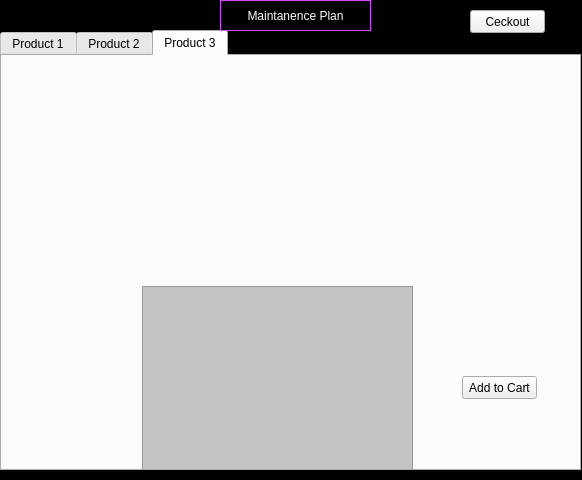
<?xml version="1.0" encoding="UTF-8"?>
<ui version="4.0">
 <class>ViewProducts</class>
 <widget class="QWidget" name="ViewProducts">
  <property name="geometry">
   <rect>
    <x>0</x>
    <y>0</y>
    <width>582</width>
    <height>480</height>
   </rect>
  </property>
  <property name="windowTitle">
   <string>Form</string>
  </property>
  <property name="styleSheet">
   <string notr="true">#ViewProducts
{
	background-color: rgb(0, 0, 0);

}</string>
  </property>
  <widget class="QTabWidget" name="tabWidget">
   <property name="geometry">
    <rect>
     <x>0</x>
     <y>30</y>
     <width>581</width>
     <height>441</height>
    </rect>
   </property>
   <property name="autoFillBackground">
    <bool>false</bool>
   </property>
   <property name="styleSheet">
    <string notr="true">#Product1
{
	background-image: url(:/Resources/space cat.jpg);
}

#Product2
{
	
	background-color: rgb(0, 0, 0);
}

#Product3
{
	
	background-image: url(:/Resources/soviet.jpg);

}
</string>
   </property>
   <property name="currentIndex">
    <number>2</number>
   </property>
   <widget class="QWidget" name="Product1">
    <attribute name="title">
     <string>Product 1</string>
    </attribute>
    <widget class="QLabel" name="pic1">
     <property name="geometry">
      <rect>
       <x>170</x>
       <y>0</y>
       <width>231</width>
       <height>211</height>
      </rect>
     </property>
     <property name="autoFillBackground">
      <bool>false</bool>
     </property>
     <property name="text">
      <string/>
     </property>
     <property name="pixmap">
      <pixmap resource="Images.qrc">:/Resources/cat robot.jpg</pixmap>
     </property>
     <property name="scaledContents">
      <bool>true</bool>
     </property>
    </widget>
    <widget class="QTextBrowser" name="text1">
     <property name="geometry">
      <rect>
       <x>140</x>
       <y>210</y>
       <width>301</width>
       <height>211</height>
      </rect>
     </property>
     <property name="autoFillBackground">
      <bool>false</bool>
     </property>
     <property name="styleSheet">
      <string notr="true">#text1
{
	background-color: rgba(192, 19, 255, 115);
   
	font: 100 15pt &quot;American Typewriter&quot;;
	
	font-weight: bold;
   
	color: rgb(255, 255, 255);


}</string>
     </property>
    </widget>
    <widget class="QPushButton" name="product_One">
     <property name="geometry">
      <rect>
       <x>460</x>
       <y>280</y>
       <width>75</width>
       <height>20</height>
      </rect>
     </property>
     <property name="text">
      <string>Add to Cart</string>
     </property>
    </widget>
   </widget>
   <widget class="QWidget" name="Product2">
    <attribute name="title">
     <string>Product 2</string>
    </attribute>
    <widget class="QLabel" name="pic2">
     <property name="geometry">
      <rect>
       <x>20</x>
       <y>0</y>
       <width>521</width>
       <height>391</height>
      </rect>
     </property>
     <property name="text">
      <string/>
     </property>
     <property name="pixmap">
      <pixmap resource="Images.qrc">:/Resources/images.jpeg</pixmap>
     </property>
     <property name="scaledContents">
      <bool>true</bool>
     </property>
    </widget>
    <widget class="QTextBrowser" name="text2">
     <property name="geometry">
      <rect>
       <x>130</x>
       <y>120</y>
       <width>281</width>
       <height>201</height>
      </rect>
     </property>
     <property name="styleSheet">
      <string notr="true">#text2
{
	background-color: rgba(0, 0, 0, 38);
	font
	font: 15pt &quot;American Typewriter&quot;;
	color:white;

}</string>
     </property>
    </widget>
    <widget class="QPushButton" name="product_Two">
     <property name="geometry">
      <rect>
       <x>460</x>
       <y>300</y>
       <width>75</width>
       <height>23</height>
      </rect>
     </property>
     <property name="text">
      <string>Add to Cart</string>
     </property>
    </widget>
   </widget>
   <widget class="QWidget" name="Product3">
    <attribute name="title">
     <string>Product 3</string>
    </attribute>
    <widget class="QLabel" name="pic3">
     <property name="geometry">
      <rect>
       <x>40</x>
       <y>0</y>
       <width>481</width>
       <height>221</height>
      </rect>
     </property>
     <property name="text">
      <string/>
     </property>
     <property name="pixmap">
      <pixmap resource="Images.qrc">:/Resources/H51s.jpg</pixmap>
     </property>
     <property name="scaledContents">
      <bool>true</bool>
     </property>
    </widget>
    <widget class="QTextBrowser" name="text3">
     <property name="geometry">
      <rect>
       <x>140</x>
       <y>230</y>
       <width>271</width>
       <height>211</height>
      </rect>
     </property>
     <property name="styleSheet">
      <string notr="true">font: 15pt &quot;American Typewriter&quot;;
color:white;
background-color: rgba(0, 0, 0, 56);</string>
     </property>
    </widget>
    <widget class="QPushButton" name="product_Three">
     <property name="geometry">
      <rect>
       <x>460</x>
       <y>320</y>
       <width>75</width>
       <height>23</height>
      </rect>
     </property>
     <property name="text">
      <string>Add to Cart</string>
     </property>
    </widget>
   </widget>
  </widget>
  <widget class="QPushButton" name="MaintPlan">
   <property name="geometry">
    <rect>
     <x>220</x>
     <y>0</y>
     <width>151</width>
     <height>31</height>
    </rect>
   </property>
   <property name="autoFillBackground">
    <bool>false</bool>
   </property>
   <property name="styleSheet">
    <string notr="true">
background-color: rgb(0, 0, 0);
font: 13pt &quot;American Typewriter&quot;;
color: white;
border:  2px solid #555;
border-style: solid;
border-width: 1px;
border-radius: 40px;
padding: 5px;
border-color: rgb(218, 73, 255);

</string>
   </property>
   <property name="text">
    <string>Maintanence Plan</string>
   </property>
  </widget>
  <widget class="QPushButton" name="checkout_button">
   <property name="geometry">
    <rect>
     <x>470</x>
     <y>10</y>
     <width>75</width>
     <height>23</height>
    </rect>
   </property>
   <property name="text">
    <string>Ceckout</string>
   </property>
  </widget>
 </widget>
 <resources>
  <include location="Images.qrc"/>
 </resources>
 <connections/>
</ui>
